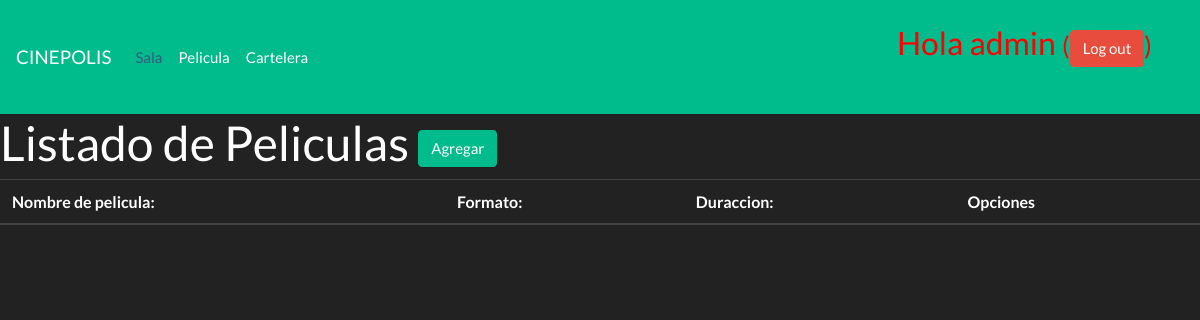
Before: /pelicula/lista/ (signed in) with the older database file.
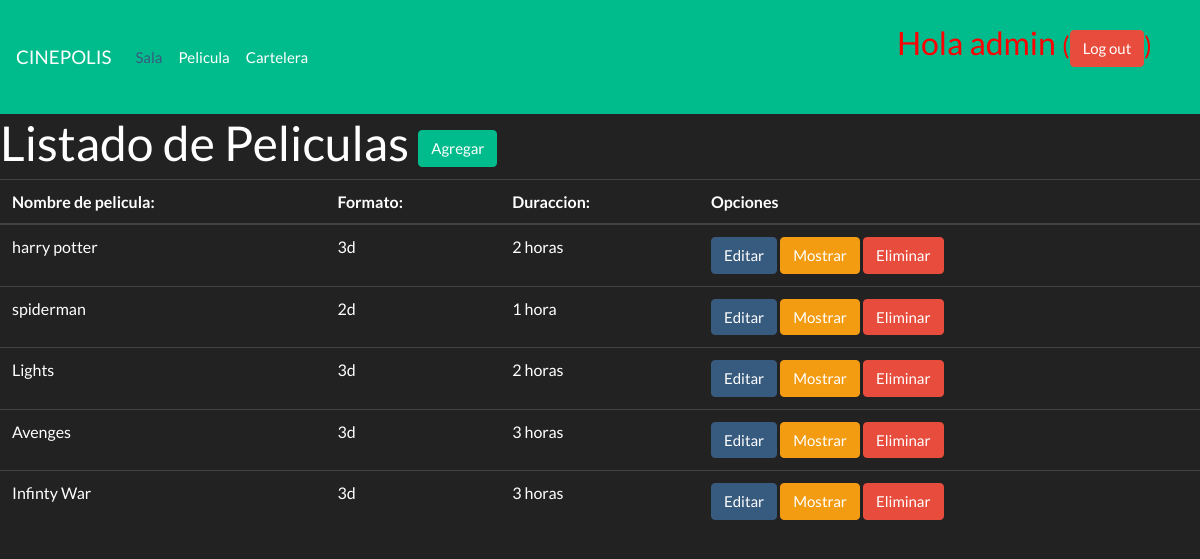
After: the same page with the newer database file.
### entrega/models.py (models this page shows, shortened)
class Pelicula(models.Model):
    nombre  =   models.CharField(max_length=200)
    formato  =   models.CharField(max_length=200)
    duracion  =   models.CharField(max_length=50)

### entrega/views.py (the view)
# urls.py: url(r'^pelicula/lista/$', views.pelicula_list, name='pelicula_list'),
@login_required
def pelicula_list(request):
    peliculas = Pelicula.objects.all()
    return render(request, 'entrega/pelicula_list.html', {'peliculas': peliculas})

### entrega/templates/entrega/pelicula_list.html
{% extends 'entrega/base.html' %}
{% block content %}
        <h1> Listado de Peliculas <a href="{% url 'pelicula_new' %}"> <button type="button" class="btn btn-success">Agregar</button></a></h1>
        <div>
        <table class="table table-hover">
            <thead>
              <tr>
                <th> Nombre de pelicula: </th>
                <th> Formato:</th>
                <th> Duraccion:</th>
                  <th>Opciones</th>
              </tr>
                </thead>
                <tbody>
                    {% for pelicula in peliculas %}
                  <tr>
                    <td>{{ pelicula.nombre }}</td>
                    <td>{{ pelicula.formato }}</td>
                      <td>{{ pelicula.duracion }}</td>
                    <td>
                <a href="{% url 'pelicula_edit' pk=pelicula.pk %}"><button type="button" class="btn btn-primary">Editar</button></a>
                <a href="{% url 'pelicula_detail' pk=pelicula.pk %}"><button type="button" class="btn btn-warning">Mostrar</button></a>
                <a href="{% url 'pelicula_remove' pk=pelicula.pk %}"><button type="button" class="btn btn-danger">Eliminar</button></a>
                  </td>
                  </tr>
                  {% endfor %}
                </tbody>
              </table>
{% endblock %}

### entrega/templates/entrega/base.html (shortened to what this page needs)
{% load static %}
<html>
<link rel="stylesheet" href="https://stackpath.bootstrapcdn.com/bootstrap/4.1.3/css/bootstrap.min.css">
  <link rel="stylesheet" href="{% static 'css/entrega.css' %}">
    <head>
    </head>
    <body>
        <nav class="navbar navbar-expand-lg navbar-dark bg-dark">
          <a class="navbar-brand" href="{% url 'principal_list' %}">CINEPOLIS</a>
          <div class="collapse navbar-collapse" id="navbarColor01">
               {% if user.is_authenticated %}
            <ul class="navbar-nav mr-auto">
              <li class="nav-item active">
                <a class="nav-link" href="{% url 'sala_list' %}">Sala <span class="sr-only">(current)</span></a>
              </li>
              <li class="nav-item">
                <a class="nav-link" href="{% url 'pelicula_list' %}">Pelicula</a>
              </li>
               <li class="nav-item">
                <a class="nav-link" href="{% url 'ciudad_list' %}">Cartelera</a>
              </li>
            </ul>
            <form >
  <h3 class="nav-link" style="color:#FF0000">Hola {{ user.username }} <small>(<a class="btn btn-danger" href="{% url 'logout' %}">Log out</a>)</small></h3>
       </form>
            {% else %}
            <a href="{% url 'login' %}" ><button type="button" class="btn btn-danger">Iniciar sesion</button></a>
        {% endif %}
          </div>
        </nav>
        <div >
            {% block content %}
            {% endblock %}
            </div>
    </body>
</html>

Changed rows visible on the page:
added Pelicula: nombre "harry potter", formato "3d", duracion "2 horas"
added Pelicula: nombre "spiderman", formato "2d", duracion "1 hora"
added Pelicula: nombre "Lights", formato "3d", duracion "2 horas"
added Pelicula: nombre "Avenges", formato "3d", duracion "3 horas"
added Pelicula: nombre "Infinty War", formato "3d", duracion "3 horas"
